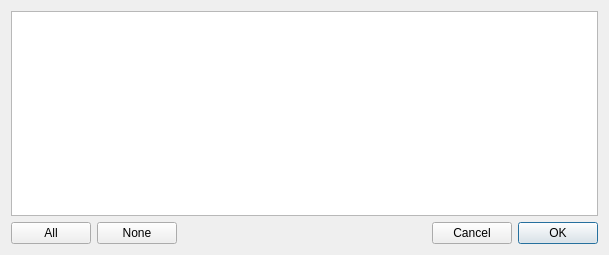
<?xml version="1.0" encoding="UTF-8"?>
<ui version="4.0">
 <class>ShotListDialog</class>
 <widget class="QDialog" name="ShotListDialog">
  <property name="geometry">
   <rect>
    <x>0</x>
    <y>0</y>
    <width>609</width>
    <height>255</height>
   </rect>
  </property>
  <property name="windowTitle">
   <string>Dialog</string>
  </property>
  <layout class="QVBoxLayout" name="verticalLayout_2">
   <item>
    <widget class="QListView" name="listView"/>
   </item>
   <item>
    <layout class="QHBoxLayout" name="horizontalLayout">
     <item>
      <widget class="QPushButton" name="buttonAll">
       <property name="text">
        <string>All</string>
       </property>
      </widget>
     </item>
     <item>
      <widget class="QPushButton" name="buttonClear">
       <property name="text">
        <string>None</string>
       </property>
      </widget>
     </item>
     <item>
      <spacer name="horizontalSpacer">
       <property name="orientation">
        <enum>Qt::Horizontal</enum>
       </property>
       <property name="sizeHint" stdset="0">
        <size>
         <width>40</width>
         <height>20</height>
        </size>
       </property>
      </spacer>
     </item>
     <item>
      <widget class="QPushButton" name="buttonCancel">
       <property name="text">
        <string>Cancel</string>
       </property>
      </widget>
     </item>
     <item>
      <widget class="QPushButton" name="buttonOk">
       <property name="text">
        <string>OK</string>
       </property>
       <property name="default">
        <bool>true</bool>
       </property>
      </widget>
     </item>
    </layout>
   </item>
  </layout>
 </widget>
 <resources/>
 <connections/>
</ui>
